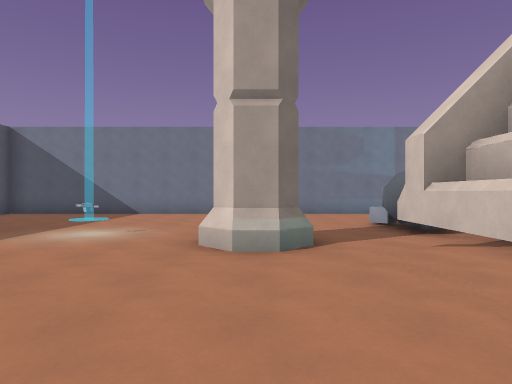
view 1 (above)

20 first-person views from a walk through a 3-D level made in the Godot game engine. The camera is 1.5 m above the floor, looks level and sees 75° across. The floor is counted in squares, 2 m on a side. Each view is taken from the middle of a square. On the plan, view 1 faces up. The plan holds only what a view shows up to about 11 squares ahead; the rest is blank. Characters and animated objects are left out. Some surface patterns are stand-ins.

view 2
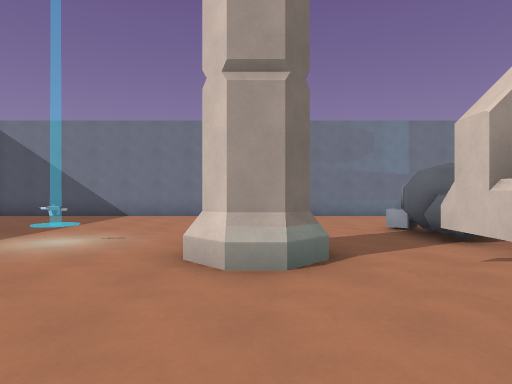

view 3
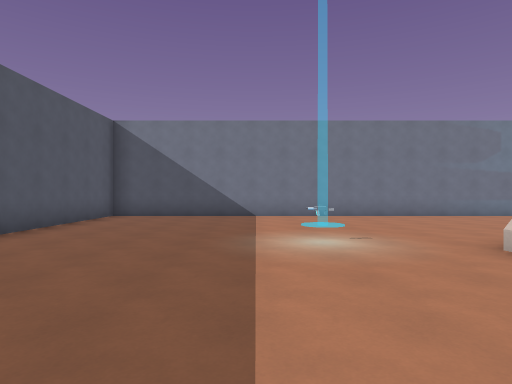

view 4
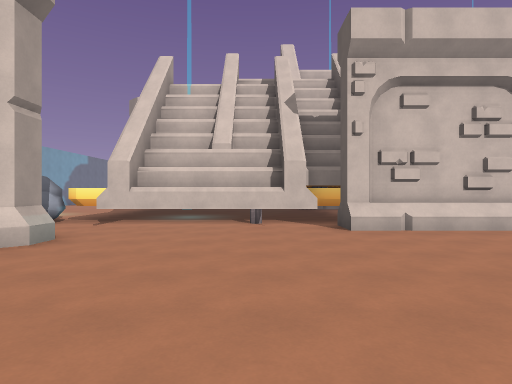

view 5
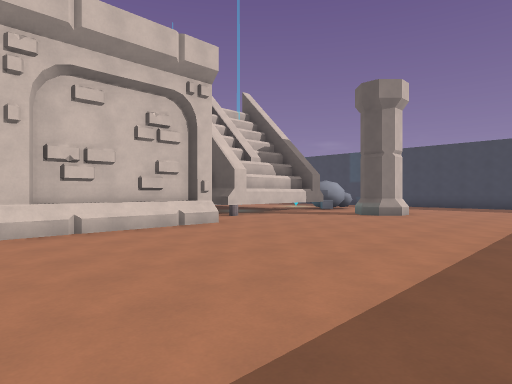

view 6
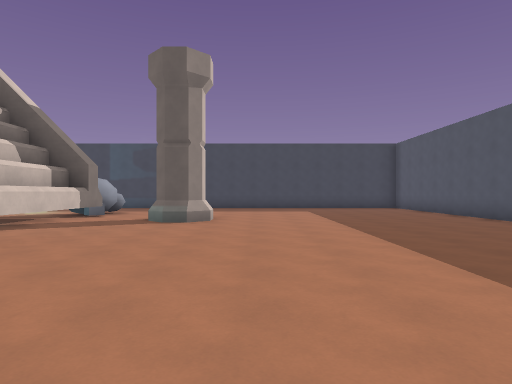

view 7
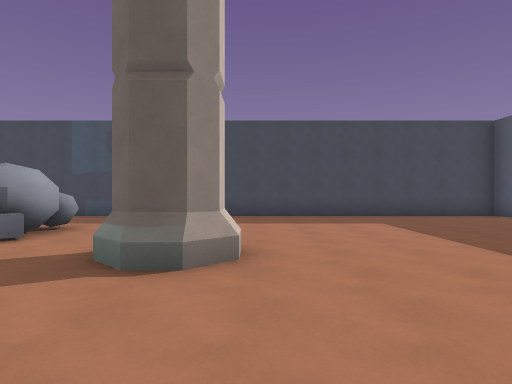

view 8
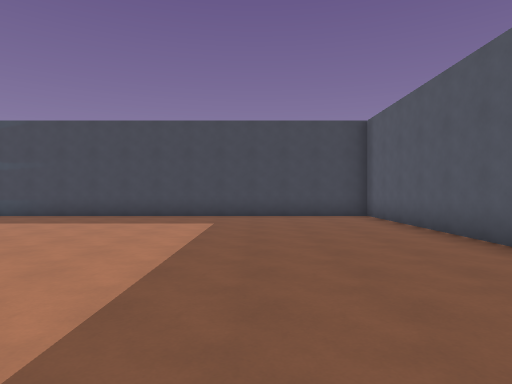

view 9
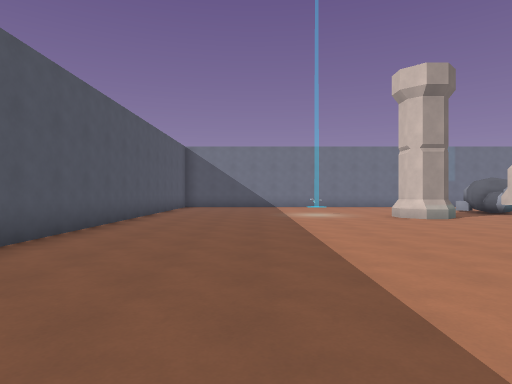

view 10
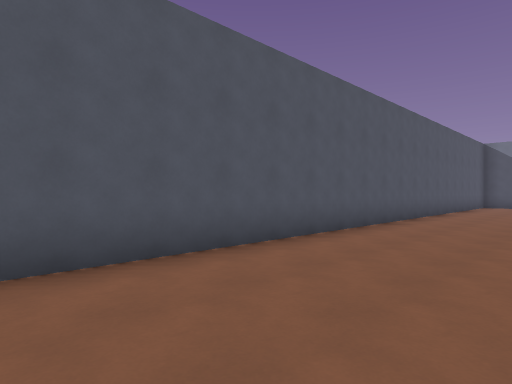

view 11
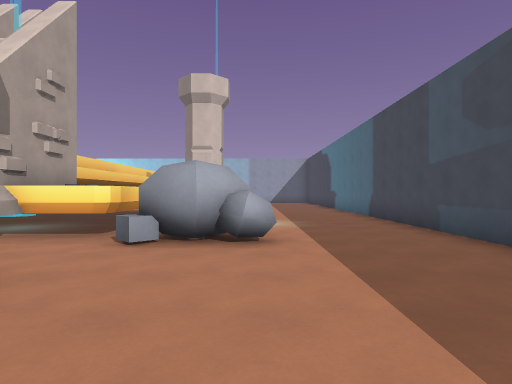

view 12
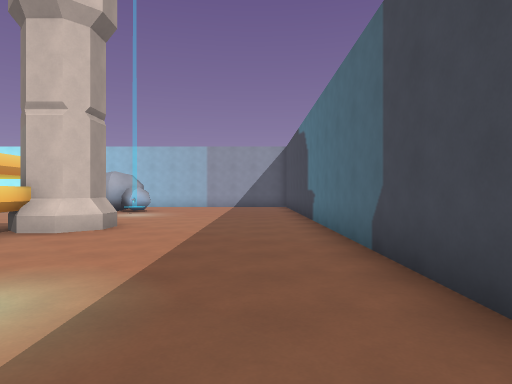

view 13
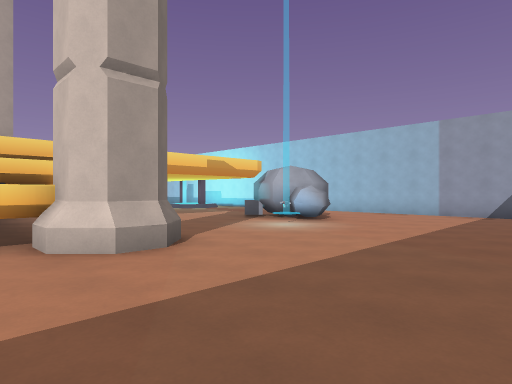

view 14
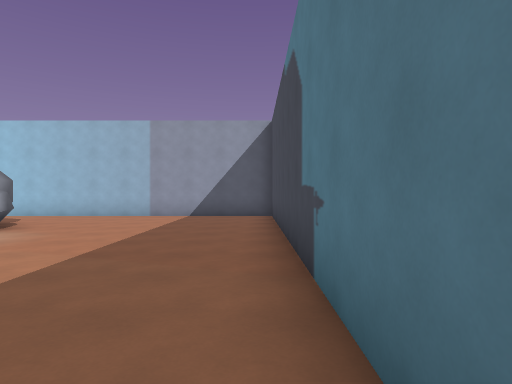

view 15
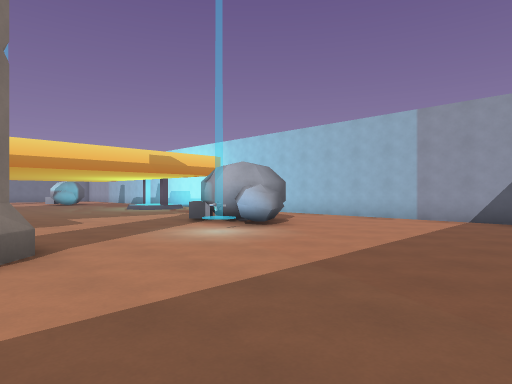

view 16
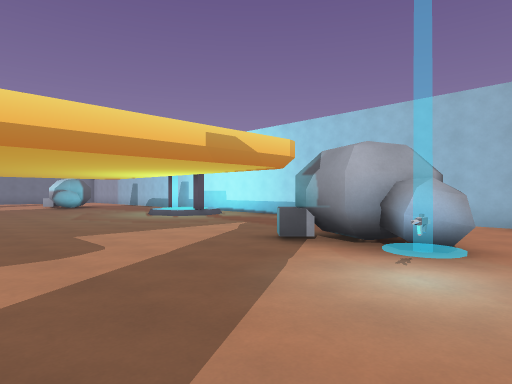

view 17
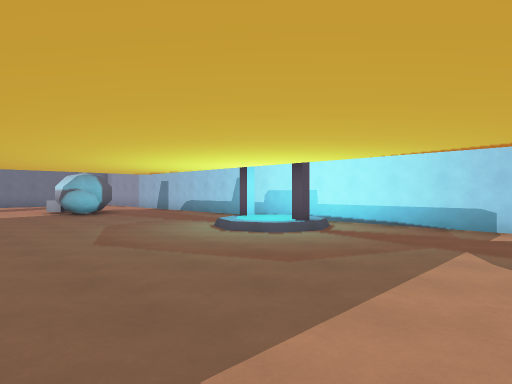

view 18
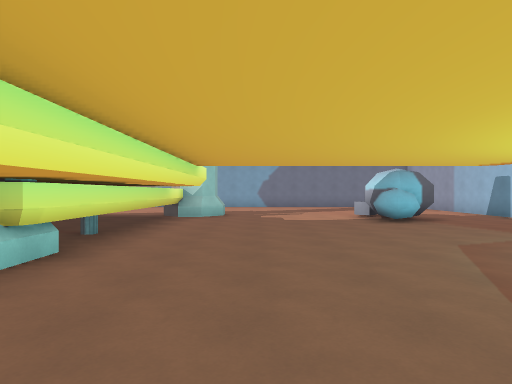

view 19
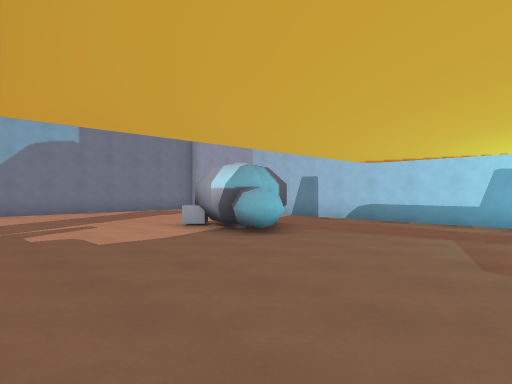

view 20
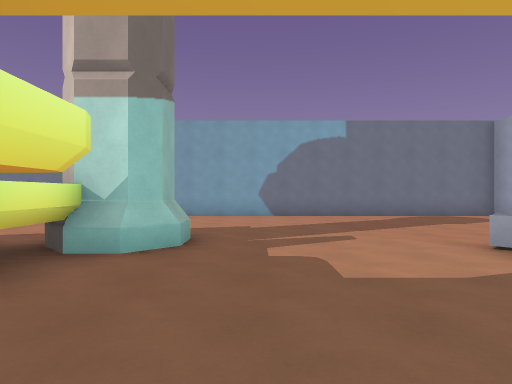

### Floor plan
Points are (right, up) in squares from view 1. A wall is a line through its corners. A room is listed if a view was taken in it or the views show most of it. See-through windows are left out.
Room 1 (views 1, 2, 3, 4, 5, 6, 7, 8, 9, 10, 11, 12, 13, 14, 15, 16, 17, 18, 19, 20)
walls: (1.8, -0.4) (1.8, 4.2); (1.6, -4.8) (2, -4.6); (1.8, -5.2) (1.8, -0.8); (3.3, 4.6) (3.3, 5.2); (0.7, 4.8) (0.3, 4.4) (-0.3, 4.4) (-0.6, 4.7) (-0.6, 5.4); (11.4, 5.3) (10.8, 5.3) (10.8, -1.5); (11.9, 5.6) (11.3, 5.1); (11.7, 6.4) (11.7, 5.6); (3.4, -10.3) (2.9, -10.3); (1.8, -10.2) (1.8, -5.8); (3.3, -11.4) (3.3, -10); (4.8, -11.7) (3.5, -11.7); (-0.3, -10.4) (0.3, -10.4) (0.7, -10.8); (10.3, -12.4) (10.3, -11.7) (9.5, -11.7); (-0.6, -11.4) (-0.6, -10.7) (-0.1, -10.2); (4.6, 11.5) (-8.5, 11.5) (-8.5, -6.6); (12, -12.3) (11.3, -12.9); (11.4, -12.7) (10.6, -12.7) (10.1, -12.1) (10.1, -11.7); (20.5, -7.1) (20.5, 6.1); (-8.5, -10.4) (-8.5, -17.5) (20.5, -17.5) (20.5, -9.2); (20.5, 10.8) (20.5, 11.5) (10.4, 11.5)
low walls: (0.4, 4.2) (-0.4, 4.2); (11.3, 5.1) (10.7, 5.1); (11.9, 6.4) (11.9, 5.6); (-0.1, -10.2) (0.4, -10.2); (11.3, -12.9) (10.6, -12.9)
objects: rock (3, -14) to (4, -12); rock (3, 6) to (4, 8); barrel (10, 1); rock (16, -12) to (17, -10); rock (16, 3) to (17, 5); pillar (18, -4) to (19, -4); pillar (18, -2) to (19, -2)

Where each view was taken, in squares from view 1:
view 1: 0 up, 0 right, facing up
view 2: 1 up, 0 right, facing up
view 3: 1 up, 4 left, facing up
view 4: 1 up, 5 left, facing right
view 5: 0 up, 5 left, facing down-right
view 6: 2 down, 2 left, facing down
view 7: 7 down, 1 left, facing down
view 8: 7 down, 5 left, facing down
view 9: 5 down, 5 left, facing up
view 10: 7 down, 5 left, facing up-left
view 11: 14 down, 2 left, facing right
view 12: 16 down, 4 right, facing right
view 13: 17 down, 9 right, facing up-right
view 14: 17 down, 10 right, facing right
view 15: 17 down, 11 right, facing up-right
view 16: 13 down, 12 right, facing up-right
view 17: 8 down, 13 right, facing up-right
view 18: 5 down, 13 right, facing up
view 19: 1 down, 12 right, facing up-right
view 20: 1 up, 13 right, facing up
